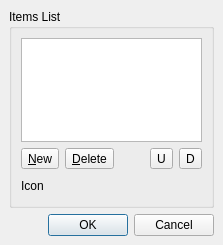
<ui version="4.0" >
 <comment>*********************************************************************
**
** Copyright (C) 1992-2008 Trolltech ASA. All rights reserved.
**
** This file is part of the Qt Designer of the Qt Toolkit.
**
** This file may be used under the terms of the GNU General Public
** License versions 2.0 or 3.0 as published by the Free Software
** Foundation and appearing in the files LICENSE.GPL2 and LICENSE.GPL3
** included in the packaging of this file.  Alternatively you may (at
** your option) use any later version of the GNU General Public
** License if such license has been publicly approved by Trolltech ASA
** (or its successors, if any) and the KDE Free Qt Foundation. In
** addition, as a special exception, Trolltech gives you certain
** additional rights. These rights are described in the Trolltech GPL
** Exception version 1.2, which can be found at
** http://www.trolltech.com/products/qt/gplexception/ and in the file
** GPL_EXCEPTION.txt in this package.
**
** Please review the following information to ensure GNU General
** Public Licensing requirements will be met:
** http://trolltech.com/products/qt/licenses/licensing/opensource/. If
** you are unsure which license is appropriate for your use, please
** review the following information:
** http://trolltech.com/products/qt/licenses/licensing/licensingoverview
** or contact the sales department at sales@trolltech.com.
**
** In addition, as a special exception, Trolltech, as the sole
** copyright holder for Qt Designer, grants users of the Qt/Eclipse
** Integration plug-in the right for the Qt/Eclipse Integration to
** link to functionality provided by Qt Designer and its related
** libraries.
**
** This file is provided "AS IS" with NO WARRANTY OF ANY KIND,
** INCLUDING THE WARRANTIES OF DESIGN, MERCHANTABILITY AND FITNESS FOR
** A PARTICULAR PURPOSE. Trolltech reserves all rights not expressly
** granted herein.
**
** This file is provided AS IS with NO WARRANTY OF ANY KIND, INCLUDING THE
** WARRANTY OF DESIGN, MERCHANTABILITY AND FITNESS FOR A PARTICULAR PURPOSE.
**
*********************************************************************</comment>
 <class>qdesigner_internal::ListWidgetEditor</class>
 <widget class="QDialog" name="qdesigner_internal::ListWidgetEditor" >
  <property name="geometry" >
   <rect>
    <x>0</x>
    <y>0</y>
    <width>223</width>
    <height>245</height>
   </rect>
  </property>
  <property name="windowTitle" >
   <string>Dialog</string>
  </property>
  <layout class="QVBoxLayout" >
   <property name="spacing" >
    <number>6</number>
   </property>
   <property name="margin" >
    <number>9</number>
   </property>
   <item>
    <widget class="QGroupBox" name="groupBox" >
     <property name="title" >
      <string>Items List</string>
     </property>
     <layout class="QGridLayout" name="gridLayout" >
      <item row="0" column="0" >
       <widget class="QListWidget" name="listWidget" >
        <property name="toolTip" >
         <string>Items List</string>
        </property>
       </widget>
      </item>
      <item row="1" column="0" >
       <layout class="QHBoxLayout" name="horizontalLayout_2" >
        <item>
         <widget class="QToolButton" name="newItemButton" >
          <property name="toolTip" >
           <string>New Item</string>
          </property>
          <property name="text" >
           <string>&amp;New</string>
          </property>
         </widget>
        </item>
        <item>
         <widget class="QToolButton" name="deleteItemButton" >
          <property name="toolTip" >
           <string>Delete Item</string>
          </property>
          <property name="text" >
           <string>&amp;Delete</string>
          </property>
         </widget>
        </item>
        <item>
         <spacer>
          <property name="orientation" >
           <enum>Qt::Horizontal</enum>
          </property>
          <property name="sizeHint" stdset="0" >
           <size>
            <width>16</width>
            <height>10</height>
           </size>
          </property>
         </spacer>
        </item>
        <item>
         <widget class="QToolButton" name="moveItemUpButton" >
          <property name="toolTip" >
           <string>Move Item Up</string>
          </property>
          <property name="text" >
           <string>U</string>
          </property>
         </widget>
        </item>
        <item>
         <widget class="QToolButton" name="moveItemDownButton" >
          <property name="toolTip" >
           <string>Move Item Down</string>
          </property>
          <property name="text" >
           <string>D</string>
          </property>
         </widget>
        </item>
       </layout>
      </item>
      <item row="2" column="0" >
       <layout class="QHBoxLayout" name="horizontalLayout" >
        <item>
         <widget class="QLabel" name="label" >
          <property name="text" >
           <string>Icon</string>
          </property>
         </widget>
        </item>
        <item>
         <widget class="qdesigner_internal::IconSelector" native="1" name="itemIconSelector" />
        </item>
        <item>
         <spacer name="horizontalSpacer" >
          <property name="orientation" >
           <enum>Qt::Horizontal</enum>
          </property>
          <property name="sizeHint" stdset="0" >
           <size>
            <width>108</width>
            <height>21</height>
           </size>
          </property>
         </spacer>
        </item>
       </layout>
      </item>
     </layout>
    </widget>
   </item>
   <item>
    <widget class="QDialogButtonBox" name="buttonBox" >
     <property name="orientation" >
      <enum>Qt::Horizontal</enum>
     </property>
     <property name="standardButtons" >
      <set>QDialogButtonBox::Cancel|QDialogButtonBox::Ok</set>
     </property>
    </widget>
   </item>
  </layout>
  <zorder>buttonBox</zorder>
  <zorder>groupBox</zorder>
 </widget>
 <customwidgets>
  <customwidget>
   <class>qdesigner_internal::IconSelector</class>
   <extends>QWidget</extends>
   <header>iconselector_p.h</header>
   <container>1</container>
  </customwidget>
 </customwidgets>
 <tabstops>
  <tabstop>listWidget</tabstop>
  <tabstop>newItemButton</tabstop>
  <tabstop>deleteItemButton</tabstop>
  <tabstop>moveItemUpButton</tabstop>
  <tabstop>moveItemDownButton</tabstop>
 </tabstops>
 <resources/>
 <connections>
  <connection>
   <sender>buttonBox</sender>
   <signal>accepted()</signal>
   <receiver>qdesigner_internal::ListWidgetEditor</receiver>
   <slot>accept()</slot>
   <hints>
    <hint type="sourcelabel" >
     <x>140</x>
     <y>291</y>
    </hint>
    <hint type="destinationlabel" >
     <x>73</x>
     <y>301</y>
    </hint>
   </hints>
  </connection>
  <connection>
   <sender>buttonBox</sender>
   <signal>rejected()</signal>
   <receiver>qdesigner_internal::ListWidgetEditor</receiver>
   <slot>reject()</slot>
   <hints>
    <hint type="sourcelabel" >
     <x>230</x>
     <y>289</y>
    </hint>
    <hint type="destinationlabel" >
     <x>253</x>
     <y>304</y>
    </hint>
   </hints>
  </connection>
 </connections>
</ui>
